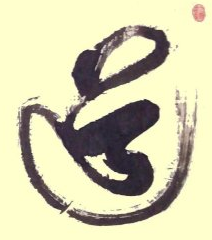
#> input picture TeachCode代码教学区/CH4_ROI颜色统计与图像二值化/dao_roi.png, 212 x 240 px
$ python CH4.3_BinaryInRangeGray.py
#> lines starting #> are read from the running program, lines starting #| are printed output that depends on the picture; after the words box and inside, x2 and y2 are one past the last pixel; in counts of white or black regions, pixels touching at a corner belong together
'''
    灰度图的图像二值化 演示
'''
import cv2
import numpy as np

# 读入图片
img = cv2.imread('dao_roi.png')
#> img is the input picture: shape (240, 212, 3); mean B, G, R 170.3, 204, 207.4
# 判断图片是否正确读入
if img is None:
    print("请检查图片路径")
    exit()
gray = cv2.cvtColor(img, cv2.COLOR_BGR2GRAY)
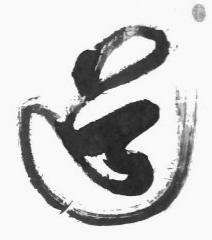
#> gray: shape (240, 212); min 26, max 254, mean 201.1

# 阈值下界
lowerb = (30)
# 阈值上界
upperb = (80)

# 图像二值化
mask = cv2.inRange(gray, lowerb, upperb)
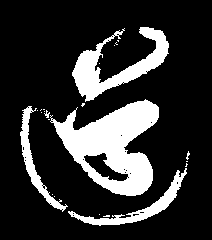
#> mask: shape (240, 212); 19.5% white; 23 white regions (18 under 20 px), largest, box (x1, y1, x2, y2) and area: (50, 99, 159, 196) 5338, (72, 27, 169, 102) 2476, (68, 168, 187, 226) 1124, (20, 106, 68, 212) 889, (44, 110, 50, 118) 22

cv2.namedWindow("mask", flags= cv2.WINDOW_NORMAL | cv2.WINDOW_FREERATIO)
cv2.imshow('mask', mask)
cv2.imwrite('dao-bin.png', mask)
cv2.waitKey(0)
